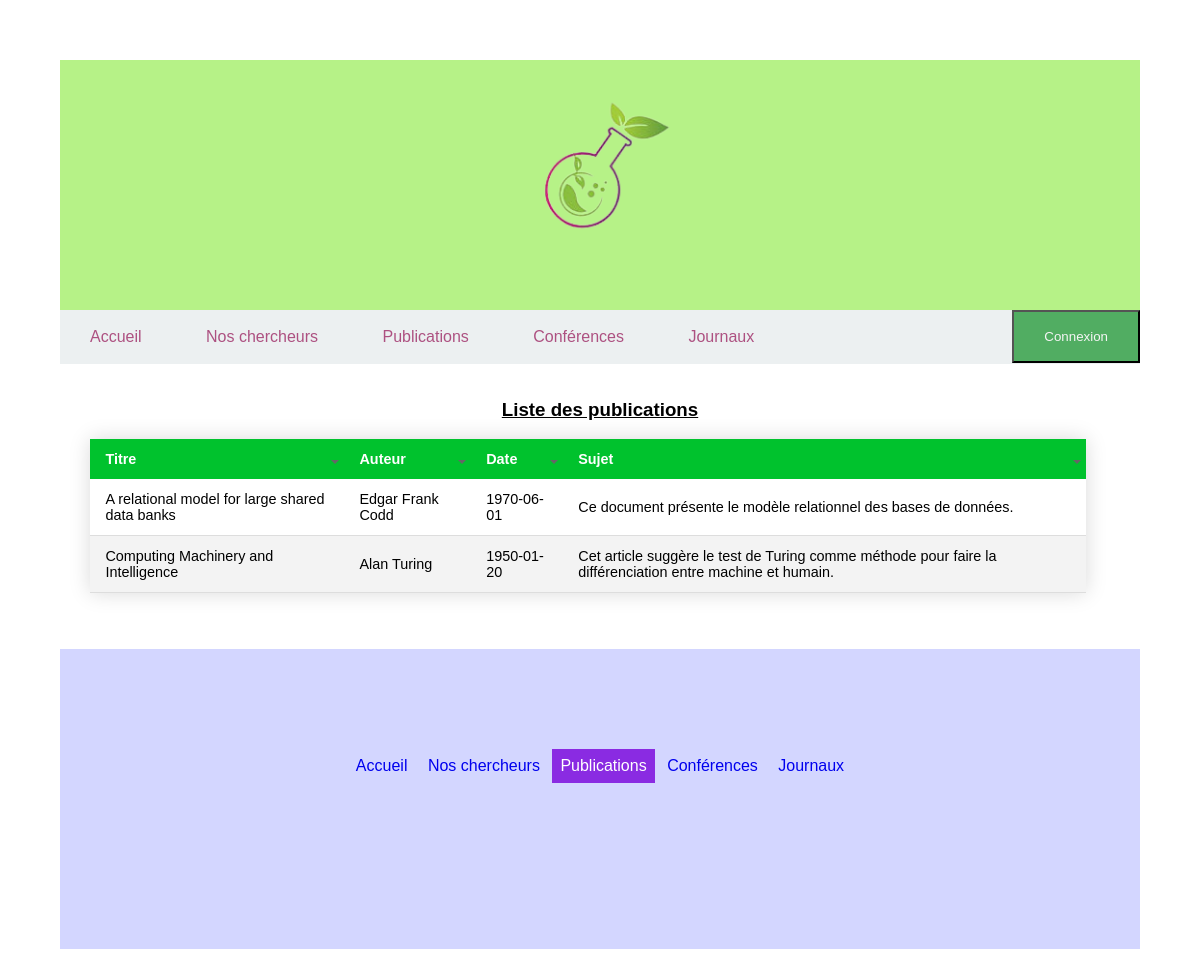
/publication.php, run on the app's committed database.
### tables this page shows
CREATE TABLE image(
	id INT NOT NULL AUTO_INCREMENT,
	url TEXT NOT NULL,
	PRIMARY KEY(id)
);

CREATE TABLE publications (
	titre VARCHAR(500),
	auteur VARCHAR(200) NOT NULL,
	date_de_publication DATE not NULL,
	sujet TEXT NOT NULL,
    PRIMARY KEY(auteur,titre)
);

### publication.php (the view, shortened to what this page needs)
<?php
	require("php/connectDB.php");
	$sql = "SELECT * FROM publications;";
	$stmt = $pdo->query($sql);
?>
<!DOCTYPE html>
<html lang="fr">
	<head>
		<link rel="stylesheet" href= "css/style.css" >
	</head>
	<body>
		<?php
			require 'php/logo.php';
		?>
		<?php
		require 'php/navbar.php'
		?>
		<div class ="boite">
		<h3>
        		Liste des publications
		</h3>
		<table>
		    <thead>
			<tr>
			    <th class="sort-by"> Titre </th>
			    <th class="sort-by"> Auteur </th>
			    <th class="sort-by"> Date </th>
			    <th class="sort-by"> Sujet </th>
			</tr>
		    </thead>
		    <tbody>
			<?php while($row = $stmt->fetch(PDO::FETCH_ASSOC)) : ?>
		    	<tr>
		       	<td><?php echo htmlspecialchars($row['titre']); ?></td>
		       	<td><?php echo htmlspecialchars($row['auteur']); ?></td>
		       	<td><?php echo htmlspecialchars($row['date_de_publication']); ?></td>
		       	<td><?php echo htmlspecialchars($row['sujet']); ?></td>
		    	</tr>
		    	<?php endwhile; ?>
		    </tbody>
		</table>
		</div>
		<br>
		<?php
			require 'php/footer.php'
		?>
	</body>
</html>

### php/logo.php
<?php
	require 'php/connectDB.php';
	$logo = "SELECT url FROM image WHERE id = 1;";
	$stmt_logo = $pdo->query($logo);
	$requete_logo = $stmt_logo->fetch(PDO::FETCH_ASSOC);
?>
<div class = "fondlogo"> <img class = "logo" src="<?php echo htmlspecialchars($requete_logo['url']); ?>" alt = "logo" > </div>

### css/style.css (style rules this page uses)
body { font-family: Verdana, sans-serif; margin: 5%; background-image: url(../images/background.png); }
.logo { height: 150px; display: block; margin-left: auto; margin-right: auto; padding-top: 30px; }
.fondlogo { background-color: #b6f287; height: 250px; }
h3 { text-align: center; text-decoration: underline; }
td,th { padding: 12px 15px; }
thead { color: black; }
table { width: 95%; border-collapse: collapse; margin-left:1em; box-shadow: 0 0 20px rgba(0, 0, 0, 0.15); font-size: 0.9em; }
table tbody tr { border-bottom: 1px solid #dddddd; }
table tbody tr:nth-of-type(even) { background-color: #f3f3f3; }
table thead tr { background-color: #00c22d; color: #ffffff; text-align: left; }
.boite { padding: 1em; background-color: white; }
th.sort-by { padding-right: 20px; position: relative; }
th.sort-by:after { border: 4px solid transparent; content: ""; display: block; height: 0; right: 5px; top: 50%; position: absolute; width: 0; border-top-color: #666; margin-top: 1px; }

### data on the page
image: url (picture)
publications: titre "A relational model for large shared data banks", auteur "Edgar Frank Codd", date_de_publication "1970-06-01", sujet "Ce document présente le modèle relationnel des bases de données."
publications: titre "Computing Machinery and Intelligence", auteur "Alan Turing", date_de_publication "1950-01-20", sujet "Cet article suggère le test de Turing comme méthode pour faire la différenciation entre machine et humain."
